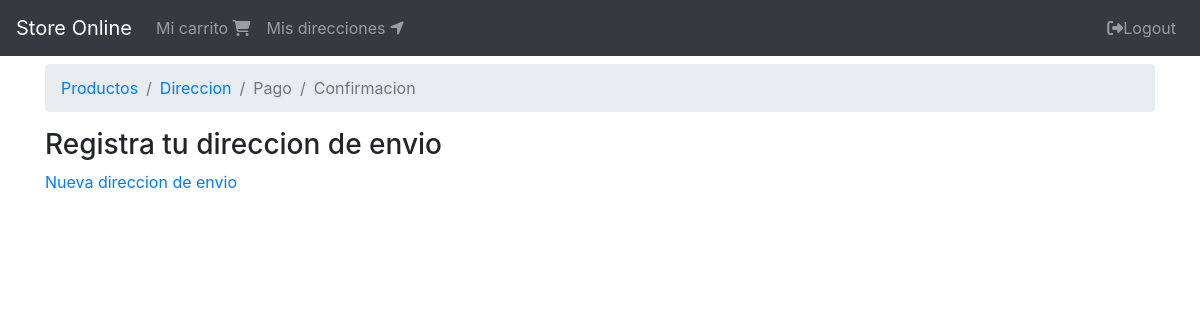
Page /ordenes/direccion (signed in) on the earlier database version.
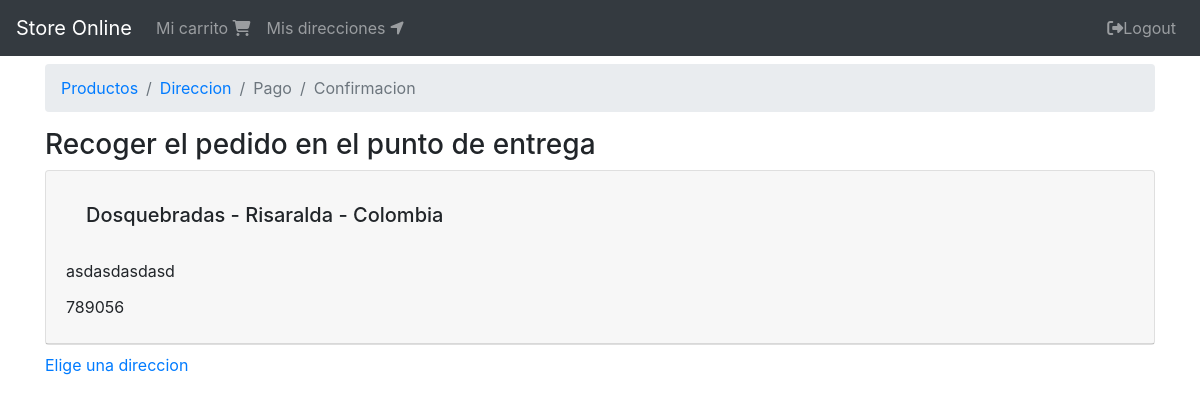
Same page on the later database version.
### shipping_address/models.py (models this page shows, shortened)
class ShippingAddress(models.Model):
    user = models.ForeignKey(User, null=False, blank=False, on_delete=models.CASCADE)
    line1 = models.CharField(max_length=200)
    line2 = models.CharField(max_length=200, blank=True)
    city = models.CharField(max_length=100)
    state = models.CharField(max_length=100)
    country = models.CharField(max_length=50)
    reference = models.CharField(max_length=300)
    postal_code = models.CharField(max_length=10, null=False, blank=False)
    default = models.BooleanField(default=False)
    create_at = models.DateTimeField(auto_now_add=True)
    @property
    def address(self):
        return '{} - {} - {}'.format(self.city, self.state, self.country)

### orders/views.py (the view)
# urls.py: path('direccion', views.address, name='address'),
@login_required(login_url='login')
def address(request):
    cart = get_or_create_cart(request)
    order = get_or_create_order(cart, request)
    shipping_address = order.get_or_set_shipping_address()
    can_choose_address = request.user.shippingaddress_set.count() > 1
    return render(request, 'address.html', context={
        'cart':cart,
        'order':order,
        'shipping_address':shipping_address,
        'can_choose_address':can_choose_address,
        'breadcrumb':breadcrumb(address=True),
    })

### carts/models.py (called while the page is built)
def set_cart_id(sender, instance, *args, **kwargs):
    if not instance.cart_id:
        instance.cart_id = str(uuid.uuid4())

    @property
    def order(self):
        return self.order_set.first()

### carts/utils.py (called while the page is built)
def get_or_create_cart(request):
    user = request.user if request.user.is_authenticated else None
    cart_id = request.session.get('cart_id')
    cart = Cart.objects.filter(cart_id=cart_id).first()
    if cart is None:
        cart = Cart.objects.create(user=user)
    if user and cart.user is None:
        cart.user = user
        cart.save()
    request.session['cart_id'] = cart.cart_id
    return cart

### orders/models.py (called while the page is built)
def set_order_id(sender, instance, *args, **kwargs):
    if not instance.order_id:
        instance.order_id = str(uuid.uuid4())

def set_total(sender, instance, *args, **kwargs):
    instance.total = instance.get_total()

    def get_or_set_shipping_address(self):
        if self.shipping_address:
            return self.shipping_address
        shipping_address = self.user.shipping_address
        if shipping_address:
            self.update_shipping_address(shipping_address)
        return shipping_address

    def get_total(self):
        return self.cart.total + self.shipping_total

### orders/templates/address.html
{% extends "base/base.html" %}
{% block breadcrumb %}
    {% include "snippets/breadcrumb.html" %}
{% endblock breadcrumb %}
{% block content %}
  <div class="col">
        {% if shipping_address %}
        <div class="h3">
            Recoger el pedido en el punto de entrega
        </div>
        <div class="">
            {% include "snippets/shipping_address.html" %}
            {% if can_choose_address %}
              <div class="mt-2">
                <a href="{% url 'orders:select_address' %}">Elige una direccion</a>
              </div>
            {% endif %}
        </div>
        {% else %}
        <div class="h3">
            Registra tu direccion de envio
        </div>
        <div class="">
            {% url 'orders:address' as next_url %}
            <a href="{% url 'shipping_address:create' %} ?next{{next_url}}">Nueva direccion de envio</a>
        </div>
        {% endif %}
  </div>
{% endblock content %}

### shipping_address/templates/snippets/shipping_address.html (shortened to what this page needs)
<div class="card">
    <div class="card-header">
        <div class="card-body">
            <h5 class="card-title">
                {{shipping_address.address}}
            </h5>
        </div>
        <div class="card-title">
            {{shipping_address.reference}}
        </div>
        <div class="card-title">
            {{shipping_address.postal_code}}
        </div>
    </div>
</div>

Differences in the rows shown:
added ShippingAddress: address "Dosquebradas - Risaralda - Colombia", reference "asdasdasdasd", postal_code "789056"
Other differences:
text no longer shown: "Registra tu direccion de envio Nueva direccion de envio"
text now shown: "Recoger el pedido en el punto de entrega Elige una direccion"
